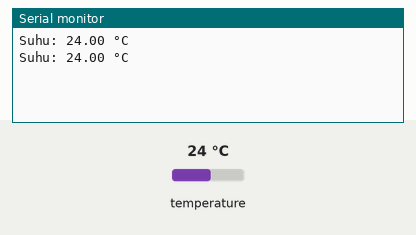
A sketch run on a simulated Arduino Uno, built with avr-gcc and run on an emulated ATmega328P. Shown: the last lines printed to the serial monitor. Inputs (shaded band) come from the test bench; at power-on: temperature 24 °C.

Above: at 3.3 s.
3.4 s: temperature set to 12 °C
At 5.1 s:
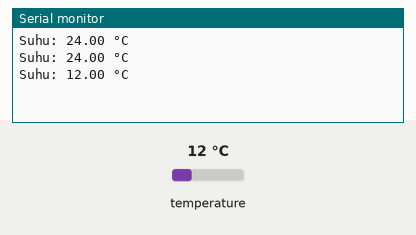
5.9 s: temperature set to 19 °C
At 6.4 s:
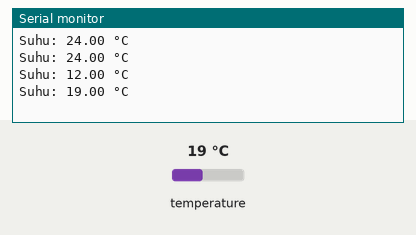
Timing chart, 0 to 8.9 s (numbered marks = the images above; inputs shaded):
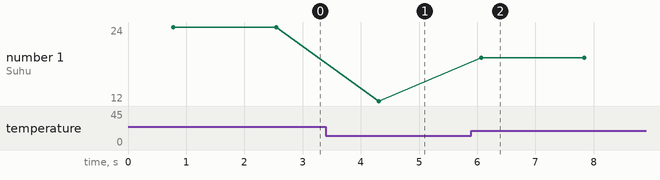

The sketch:

Coba-Sensor-DS18B20.ino
```cpp
#include <OneWire.h>
#include <DallasTemperature.h>

// Pin yang terhubung ke pin DATA DS18B20
const int dataPin = 2;

// Membuat instance dari OneWire
OneWire oneWire(dataPin);

// Membuat instance dari DallasTemperature
DallasTemperature sensors(&oneWire);

void setup() {
  // Memulai komunikasi serial
  Serial.begin(9600);

  // Memulai sensor DS18B20
  sensors.begin();
}

void loop() {
  // Meminta sensor untuk melakukan pembacaan suhu
  sensors.requestTemperatures();

  // Membaca suhu dalam Celsius dari sensor pertama (index 0)
  float temperatureC = sensors.getTempCByIndex(0);

  // Menampilkan suhu di Serial Monitor
  Serial.print("Suhu: ");
  Serial.print(temperatureC);
  Serial.println(" °C");

  delay(1000); // Membaca suhu setiap 1 detik
}
```

Measured:
- after the input at 3.4 s, the serial monitor: prints a new line after 0.91 s (image 1)
- after the input at 5.9 s, the serial monitor: prints a new line after 0.17 s (image 2)
- plotted number 1: 24 → 12 after the input at 3.4 s, 12 → 19 after the input at 5.9 s
